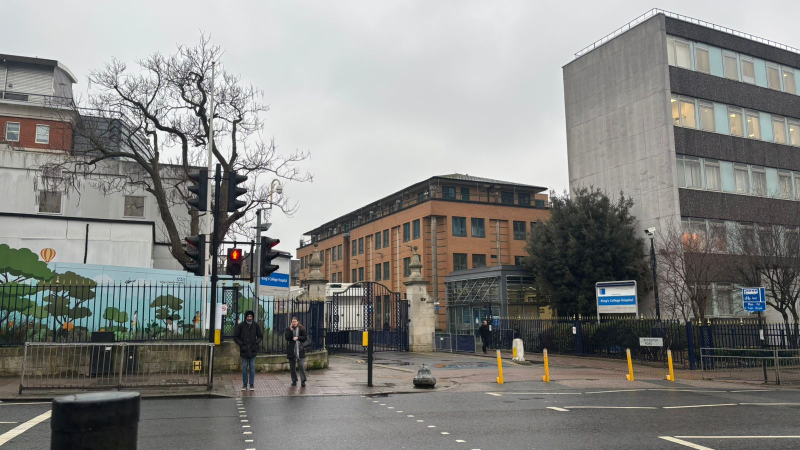
#> input picture data/images/covers/cover_09.jpg, 1600 x 900 px (shown at 1/2 size)
$ python -i auto_recommend.py   (imports and definitions only)
#> lines starting #> are read from the running program, lines starting #| are printed output that depends on the picture; after the words box and inside, x2 and y2 are one past the last pixel; in counts of white or black regions, pixels touching at a corner belong together
from pathlib import Path
import math
import wave

import cv2
import numpy as np
from PIL import Image

from src.traditional import lsb, dct, dwt
from src.analysis.recommender_model import (
    predict_method_utilities,
)


# ============================================================
# PATHS
# ============================================================

PROJECT_ROOT = Path(__file__).resolve().parents[2]

TEMP_DIR = (
    PROJECT_ROOT
    / "data"
    / "images"
    / "processed"
    / "auto_recommend"
)


# ============================================================
# METHODS
# ============================================================

METHODS = {
    "LSB": lsb,
    "DCT": dct,
    "DWT": dwt,
}


# ============================================================
# PAYLOAD TYPE
# ============================================================

# [88 lines left out: functions detect_payload_type, preprocess_cover, not called in this run]


# ============================================================
# COVER FEATURES
# ============================================================

def calculate_entropy(image):

    histogram = cv2.calcHist(
        [image],
        [0],
        None,
        [256],
        [0, 256]
    )

    histogram = histogram.ravel()

    total = histogram.sum()

    if total == 0:
        return 0.0

    probabilities = (
        histogram / total
    )

    probabilities = probabilities[
        probabilities > 0
    ]

    entropy = -np.sum(
        probabilities
        * np.log2(probabilities)
    )

    return float(entropy)


def calculate_edge_density(image):

    gray = cv2.cvtColor(
        image,
        cv2.COLOR_BGR2GRAY
    )

    edges = cv2.Canny(
        gray,
        100,
        200
    )

    edge_pixels = np.count_nonzero(edges)

    total_pixels = edges.size

    if total_pixels == 0:
        return 0.0

    return float(
        edge_pixels / total_pixels
    )


def extract_cover_features(cover_path):

#> called with cover_path = '../../data/images/covers/cover_09.jpg'
    image = cv2.imread(
        str(cover_path),
        cv2.IMREAD_COLOR
    )
#> image is the input picture: shape (900, 1600, 3); mean B, G, R 130.6, 133.7, 133.7

    if image is None:
        raise FileNotFoundError(
            f"Could not load cover image:\n{cover_path}"
        )

    height, width, channels = image.shape
#> height = 900; width = 1600; channels = 3

    gray = cv2.cvtColor(
        image,
        cv2.COLOR_BGR2GRAY
    )
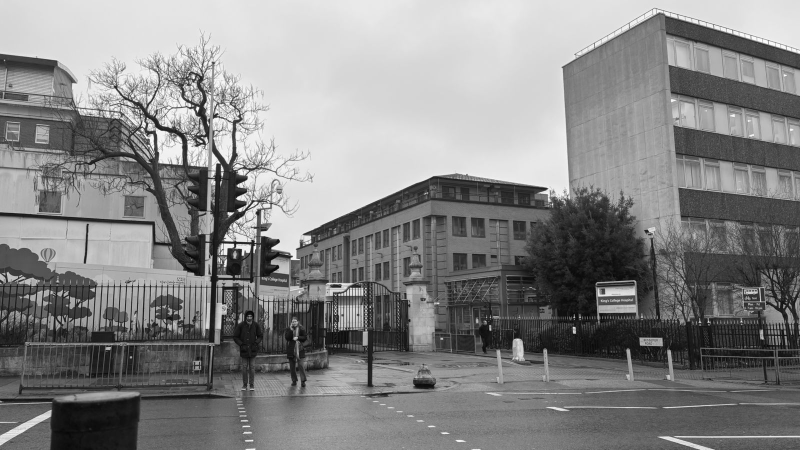
#> gray: shape (900, 1600) (shown at 1/2 size); min 0, max 255, mean 133.3

    return {
        "cover_cover_width": width,
        "cover_cover_height": height,
        "cover_cover_pixels": width * height,

        # Keep constant feature from training dataset.
        "cover_cover_channels": channels,

        "cover_mean_intensity": float(
            np.mean(gray)
        ),

        "cover_std_intensity": float(
            np.std(gray)
        ),

        "cover_entropy": calculate_entropy(
            gray
        ),

        "cover_edge_density": calculate_edge_density(
            image
        ),
    }
#> in calculate_entropy, `histogram = cv2.calcHist( [image], [0], None, [256], [0, 256] )`: histogram = 256 values, max 32170 at index 226, min 6 at index 0, mean 5625
#> in calculate_entropy, `total = histogram.sum()`: total = 1440000
#> in calculate_entropy, `probabilities = ( histogram / total )`: probabilities = 256 values, max 0.0223 at index 226, min 4.17e-06 at index 0, mean 0.00391
#> in calculate_entropy, `entropy = -np.sum( probabilities * np.log2(probabilities) )`: entropy = 7.62
#> in calculate_edge_density, `edges = cv2.Canny( gray, 100, 200 )`:
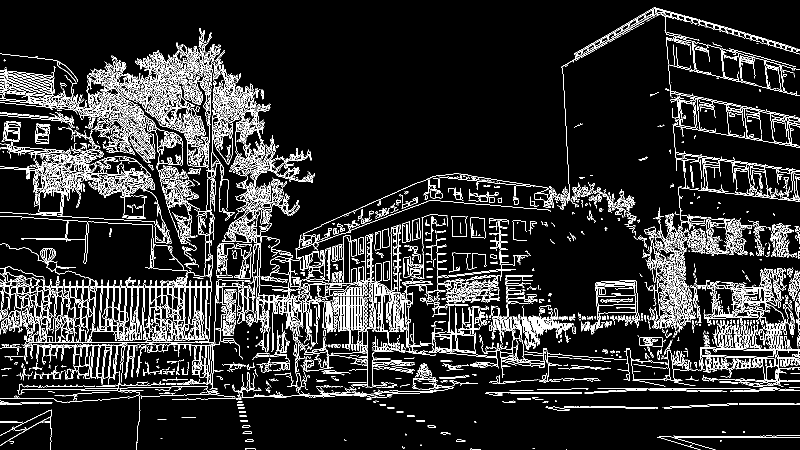
#> edges: shape (900, 1600) (shown at 1/2 size); 10.7% white in thin lines or dots
#> in calculate_edge_density, `edge_pixels = np.count_nonzero(edges)`: edge_pixels = 153505


# ============================================================
# PAYLOAD FEATURES
# ============================================================

# [616 lines left out: functions extract_payload_features, calculate_total_payload_bytes, get_capacity_bytes, build_candidate_row, auto_recommend, print_recommendation, not called in this run]


# ============================================================
# TEST
# ============================================================

# [34 lines not run here, left out]

>>> result = extract_cover_features('../../data/images/covers/cover_09.jpg')
#> result = {'cover_cover_width': 1600, 'cover_cover_height': 900, 'cover_cover_pixels': 1440000, 'cover_cover_channels': 3, 'cover_mean_intensity': 133.3, 'cover_std_intensity': 68.24, 'cover_entropy': 7.62, 'cover_edge_density': 0.107}

$ run again, on data/images/covers/cover_01.jpg
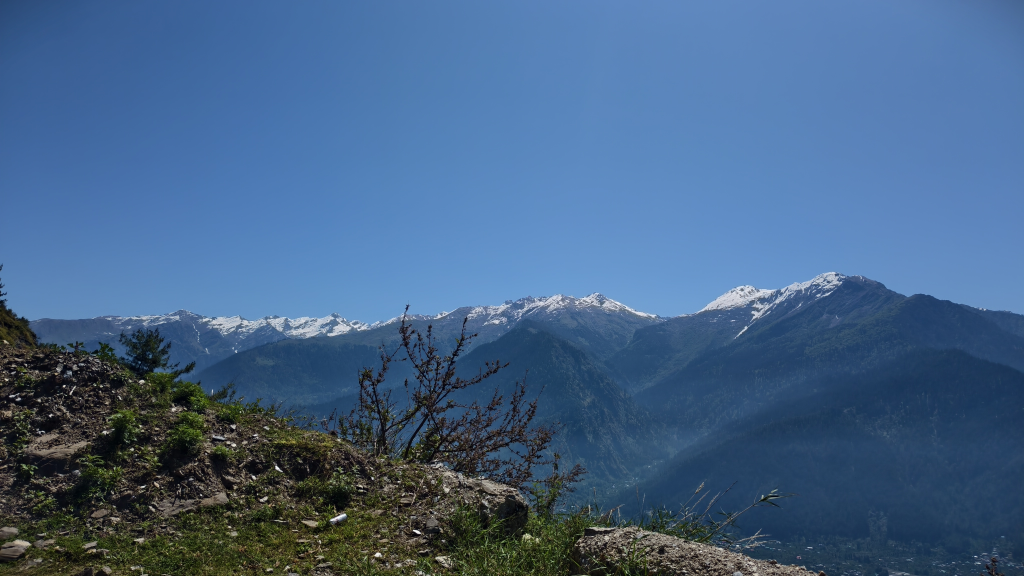
#> input picture data/images/covers/cover_01.jpg, 4096 x 2304 px (shown at 1/4 size)
#> in extract_cover_features, image is the input picture: shape (2304, 4096, 3); mean B, G, R 135.3, 99.7, 69.2
#> in extract_cover_features, `gray = cv2.cvtColor( image, cv2.COLOR_BGR2GRAY )`:
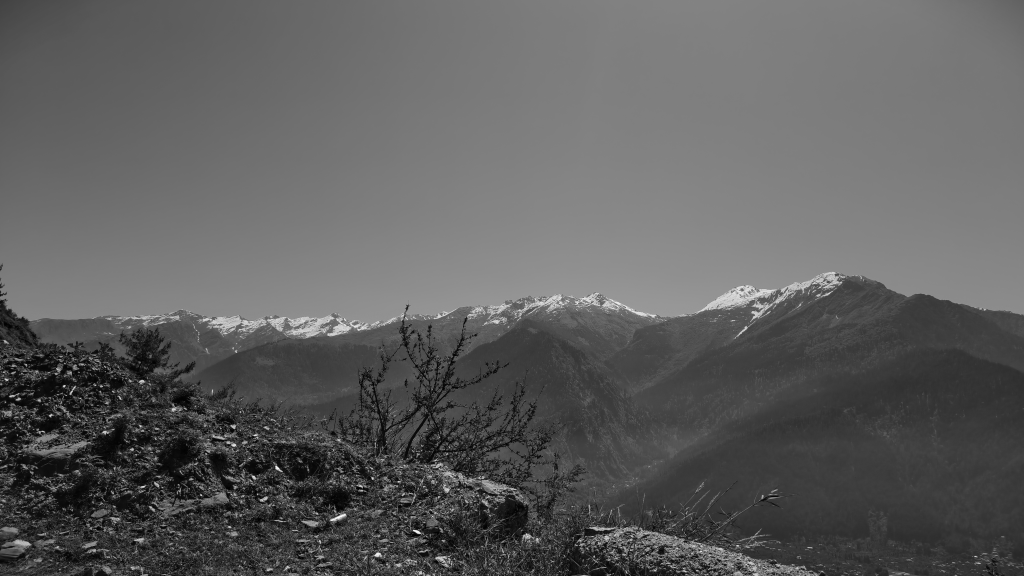
#> gray: shape (2304, 4096) (shown at 1/4 size); min 0, max 255, mean 94.6
#> histogram = 256 values, max 351993 at index 127, min 37 at index 246, mean 36864
#> total = 9437184
#> probabilities = 256 values, max 0.0373 at index 127, min 3.92e-06 at index 246, mean 0.00391
#> entropy = 6.95
#> in calculate_edge_density, `edges = cv2.Canny( gray, 100, 200 )`:
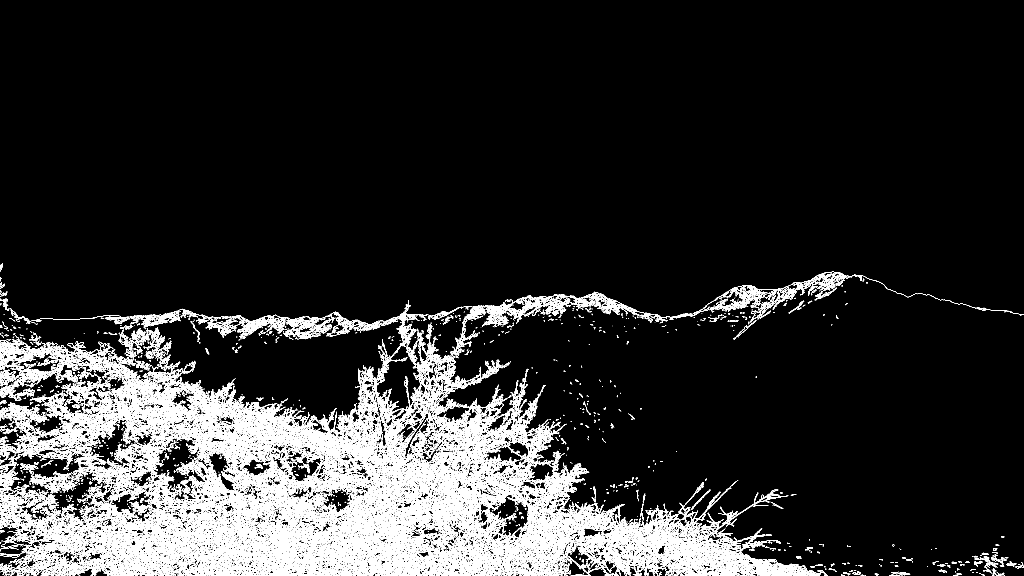
#> edges: shape (2304, 4096) (shown at 1/4 size); 6.7% white in thin lines or dots, all inside (x1, y1, x2, y2) = (0, 1052, 4096, 2304)
#> edge_pixels = 633495
#> result = {'cover_cover_width': 4096, 'cover_cover_height': 2304, 'cover_cover_pixels': 9437184, 'cover_cover_channels': 3, 'cover_mean_intensity': 94.61, 'cover_std_intensity': 39.29, 'cover_entropy': 6.95, 'cover_edge_density': 0.0671}

$ run again, on data/images/covers/cover_02.jpg
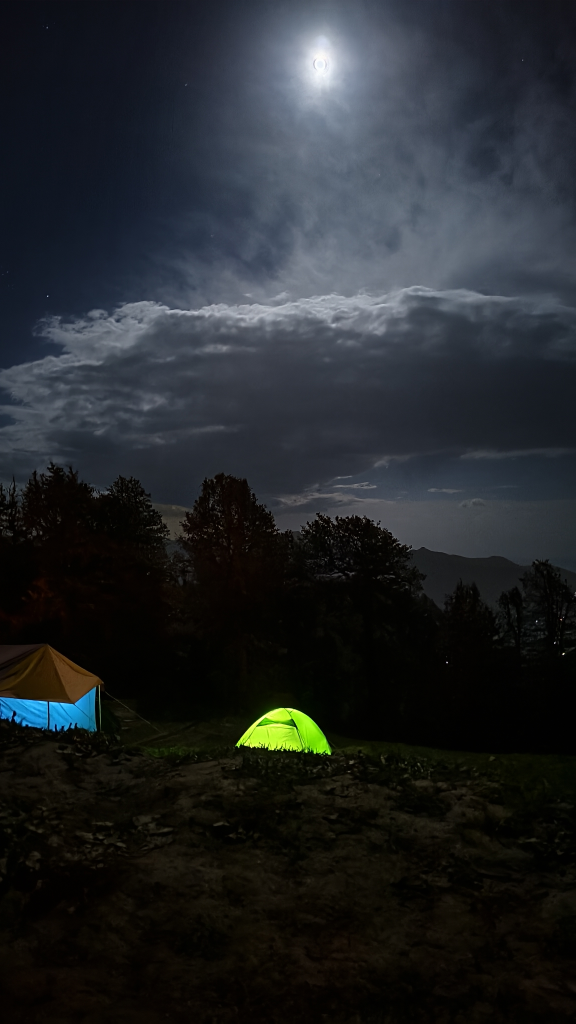
#> input picture data/images/covers/cover_02.jpg, 2304 x 4096 px (shown at 1/4 size)
#> in extract_cover_features, image is the input picture: shape (4096, 2304, 3); mean B, G, R 40.9, 38, 34.8
#> histogram = 256 values, max 394110 at index 4, min 84 at index 255, mean 36864
#> total = 9437184
#> probabilities = 256 values, max 0.0418 at index 4, min 8.9e-06 at index 255, mean 0.00391
#> entropy = 6.61
#> in calculate_edge_density, `edges = cv2.Canny( gray, 100, 200 )`:
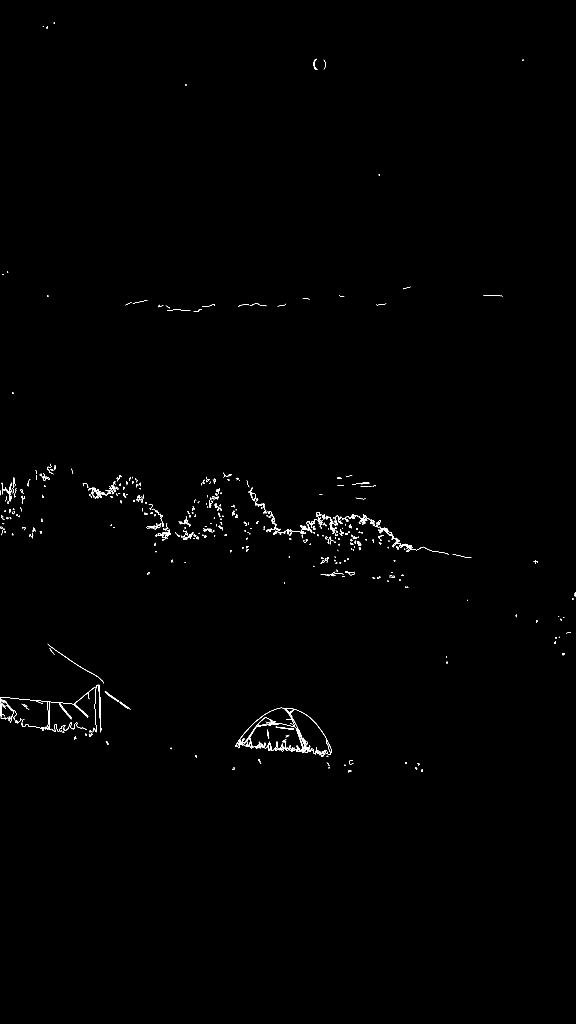
#> edges: shape (4096, 2304) (shown at 1/4 size); 0.25% white in thin lines or dots, all inside (x1, y1, x2, y2) = (0, 90, 2304, 3089)
#> edge_pixels = 24035
#> result = {'cover_cover_width': 2304, 'cover_cover_height': 4096, 'cover_cover_pixels': 9437184, 'cover_cover_channels': 3, 'cover_mean_intensity': 37.39, 'cover_std_intensity': 38.88, 'cover_entropy': 6.61, 'cover_edge_density': 0.00255}

$ run again, on data/images/covers/cover_03.jpg
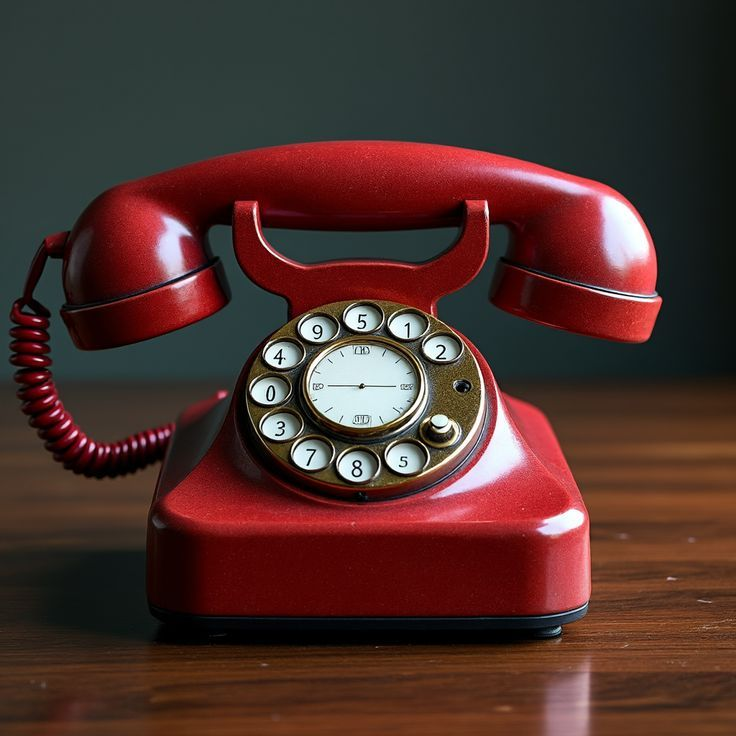
#> input picture data/images/covers/cover_03.jpg, 736 x 736 px
#> in extract_cover_features, image is the input picture: shape (736, 736, 3); mean B, G, R 44, 48.9, 77.2
#> in extract_cover_features, `gray = cv2.cvtColor( image, cv2.COLOR_BGR2GRAY )`:
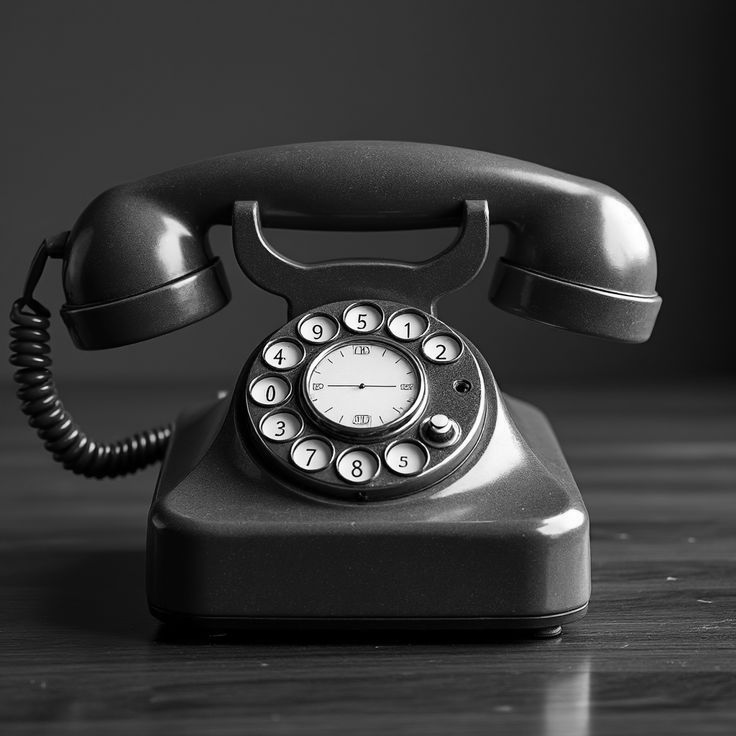
#> gray: shape (736, 736); min 0, max 255, mean 56.8
#> histogram = 256 values, max 30287 at index 55, min 73 at index 255, mean 2116
#> total = 541696
#> probabilities = 256 values, max 0.0559 at index 55, min 0.000135 at index 255, mean 0.00391
#> entropy = 6.74
#> in calculate_edge_density, `edges = cv2.Canny( gray, 100, 200 )`:
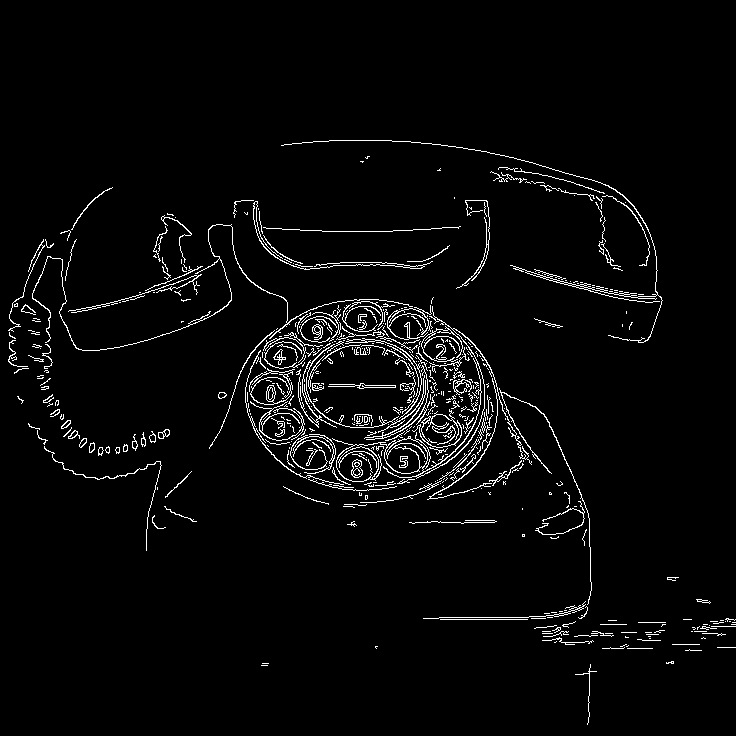
#> edges: shape (736, 736); 3.3% white in thin lines or dots, all inside (x1, y1, x2, y2) = (8, 140, 736, 725)
#> edge_pixels = 17632
#> result = {'cover_cover_width': 736, 'cover_cover_height': 736, 'cover_cover_pixels': 541696, 'cover_cover_channels': 3, 'cover_mean_intensity': 56.77, 'cover_std_intensity': 44.08, 'cover_entropy': 6.74, 'cover_edge_density': 0.0325}
